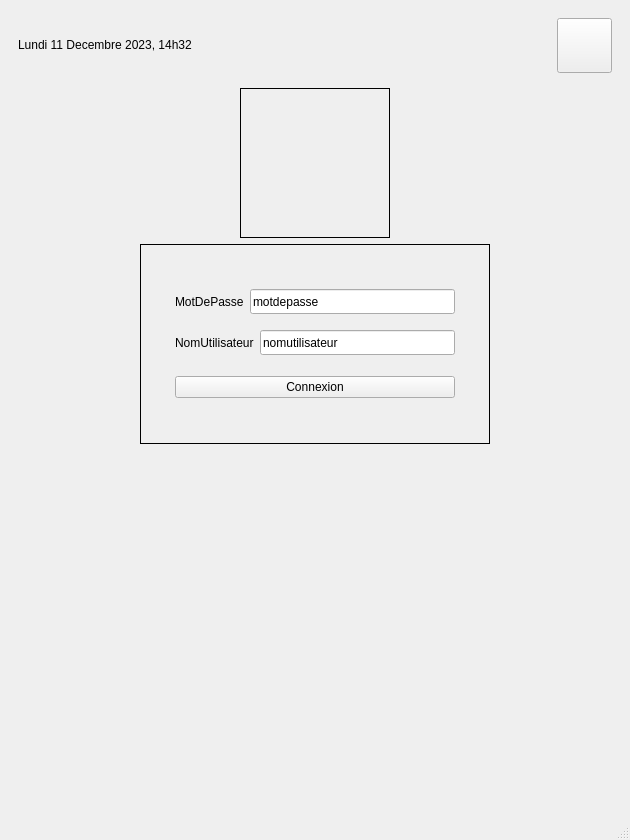
<?xml version="1.0" encoding="UTF-8"?>
<ui version="4.0">
 <class>MainWindow</class>
 <widget class="QMainWindow" name="MainWindow">
  <property name="geometry">
   <rect>
    <x>0</x>
    <y>0</y>
    <width>630</width>
    <height>840</height>
   </rect>
  </property>
  <property name="windowTitle">
   <string>MainWindow</string>
  </property>
  <widget class="QWidget" name="centralwidget">
   <layout class="QVBoxLayout" name="verticalLayout">
    <item>
     <widget class="QWidget" name="PanneauArretDeconnexion_2" native="true">
      <layout class="QHBoxLayout" name="PanneauArretDeconnexion">
       <item>
        <widget class="QLabel" name="DateHeureCourante">
         <property name="text">
          <string>&lt;html&gt;&lt;head/&gt;&lt;body&gt;&lt;p&gt;Lundi 11 Decembre 2023, 14h32&lt;/p&gt;&lt;/body&gt;&lt;/html&gt;</string>
         </property>
        </widget>
       </item>
       <item>
        <spacer name="horizontalSpacer">
         <property name="orientation">
          <enum>Qt::Horizontal</enum>
         </property>
         <property name="sizeHint" stdset="0">
          <size>
           <width>40</width>
           <height>20</height>
          </size>
         </property>
        </spacer>
       </item>
       <item>
        <widget class="QPushButton" name="BoutonArret">
         <property name="sizePolicy">
          <sizepolicy hsizetype="Fixed" vsizetype="Fixed">
           <horstretch>0</horstretch>
           <verstretch>0</verstretch>
          </sizepolicy>
         </property>
         <property name="minimumSize">
          <size>
           <width>55</width>
           <height>55</height>
          </size>
         </property>
         <property name="text">
          <string/>
         </property>
        </widget>
       </item>
      </layout>
     </widget>
    </item>
    <item>
     <layout class="QHBoxLayout" name="LogoHorizontalLayout">
      <property name="topMargin">
       <number>0</number>
      </property>
      <property name="bottomMargin">
       <number>0</number>
      </property>
      <item>
       <widget class="QLabel" name="MonLogo">
        <property name="sizePolicy">
         <sizepolicy hsizetype="Fixed" vsizetype="Fixed">
          <horstretch>0</horstretch>
          <verstretch>0</verstretch>
         </sizepolicy>
        </property>
        <property name="minimumSize">
         <size>
          <width>150</width>
          <height>150</height>
         </size>
        </property>
        <property name="styleSheet">
         <string notr="true">border: 1px solid;</string>
        </property>
        <property name="text">
         <string/>
        </property>
       </widget>
      </item>
     </layout>
    </item>
    <item>
     <layout class="QHBoxLayout" name="horizontalLayout">
      <property name="topMargin">
       <number>0</number>
      </property>
      <item>
       <widget class="QWidget" name="FormulaireDeConnexion" native="true">
        <property name="sizePolicy">
         <sizepolicy hsizetype="Fixed" vsizetype="Fixed">
          <horstretch>0</horstretch>
          <verstretch>0</verstretch>
         </sizepolicy>
        </property>
        <property name="minimumSize">
         <size>
          <width>350</width>
          <height>200</height>
         </size>
        </property>
        <property name="styleSheet">
         <string notr="true">#FormulaireDeConnexion {border: 1px solid;}</string>
        </property>
        <layout class="QVBoxLayout" name="ConnexionContainer">
         <property name="leftMargin">
          <number>35</number>
         </property>
         <property name="topMargin">
          <number>35</number>
         </property>
         <property name="rightMargin">
          <number>35</number>
         </property>
         <property name="bottomMargin">
          <number>35</number>
         </property>
         <item>
          <layout class="QHBoxLayout" name="motdepasseLayout">
           <item>
            <widget class="QLabel" name="label_2">
             <property name="text">
              <string>MotDePasse</string>
             </property>
            </widget>
           </item>
           <item>
            <widget class="QLineEdit" name="lineEdit_2">
             <property name="minimumSize">
              <size>
               <width>0</width>
               <height>25</height>
              </size>
             </property>
             <property name="baseSize">
              <size>
               <width>0</width>
               <height>0</height>
              </size>
             </property>
             <property name="text">
              <string>motdepasse</string>
             </property>
            </widget>
           </item>
          </layout>
         </item>
         <item>
          <layout class="QHBoxLayout" name="nomutilisateurLayout">
           <item>
            <widget class="QLabel" name="label">
             <property name="text">
              <string>NomUtilisateur</string>
             </property>
            </widget>
           </item>
           <item>
            <widget class="QLineEdit" name="lineEdit">
             <property name="minimumSize">
              <size>
               <width>0</width>
               <height>25</height>
              </size>
             </property>
             <property name="text">
              <string>nomutilisateur</string>
             </property>
            </widget>
           </item>
          </layout>
         </item>
         <item>
          <spacer name="verticalSpacer_2">
           <property name="orientation">
            <enum>Qt::Vertical</enum>
           </property>
           <property name="sizeType">
            <enum>QSizePolicy::Fixed</enum>
           </property>
           <property name="sizeHint" stdset="0">
            <size>
             <width>20</width>
             <height>5</height>
            </size>
           </property>
          </spacer>
         </item>
         <item>
          <widget class="QPushButton" name="BoutonConnexion">
           <property name="text">
            <string>Connexion</string>
           </property>
          </widget>
         </item>
        </layout>
       </widget>
      </item>
     </layout>
    </item>
    <item>
     <spacer name="verticalSpacer">
      <property name="orientation">
       <enum>Qt::Vertical</enum>
      </property>
      <property name="sizeHint" stdset="0">
       <size>
        <width>20</width>
        <height>40</height>
       </size>
      </property>
     </spacer>
    </item>
   </layout>
  </widget>
  <widget class="QMenuBar" name="menubar">
   <property name="geometry">
    <rect>
     <x>0</x>
     <y>0</y>
     <width>630</width>
     <height>21</height>
    </rect>
   </property>
  </widget>
  <widget class="QStatusBar" name="statusbar"/>
 </widget>
 <resources/>
 <connections/>
</ui>
